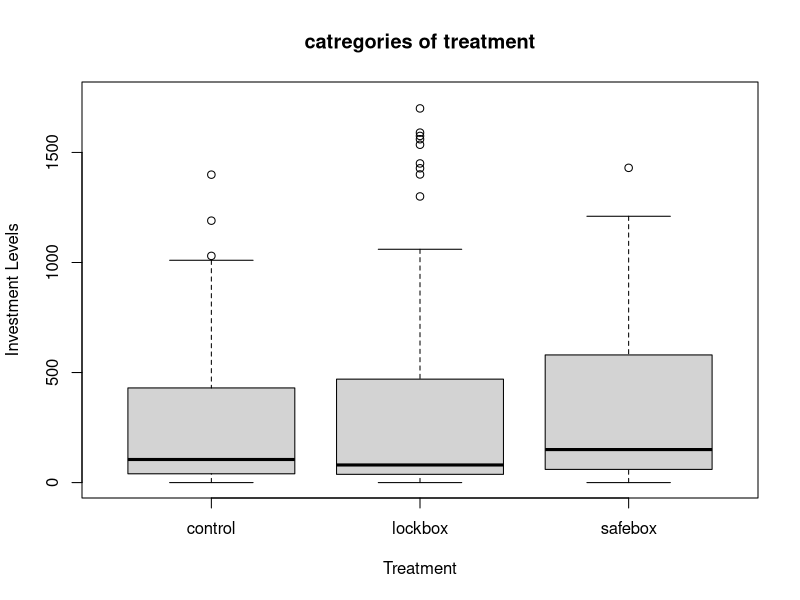
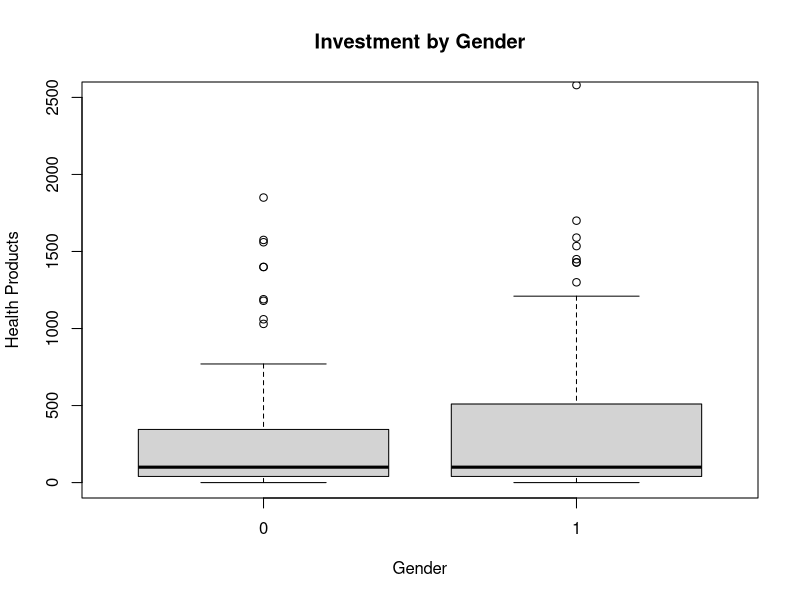
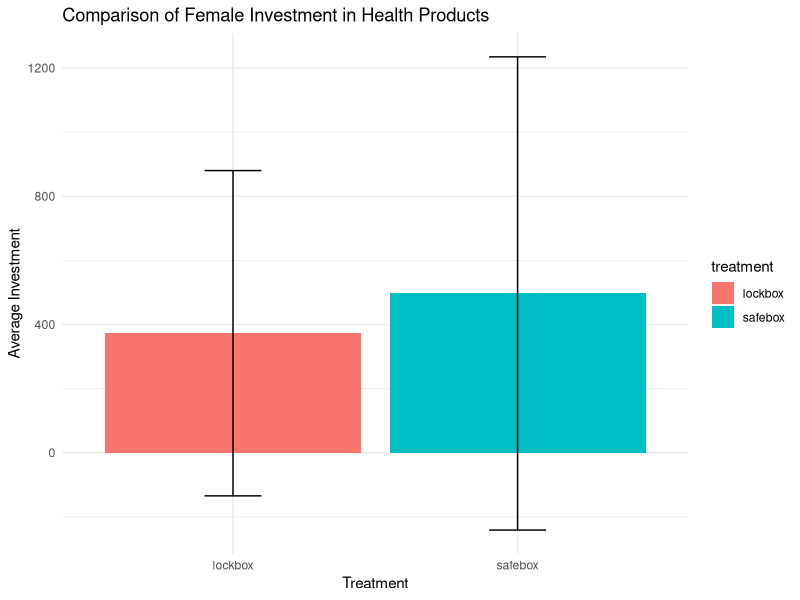
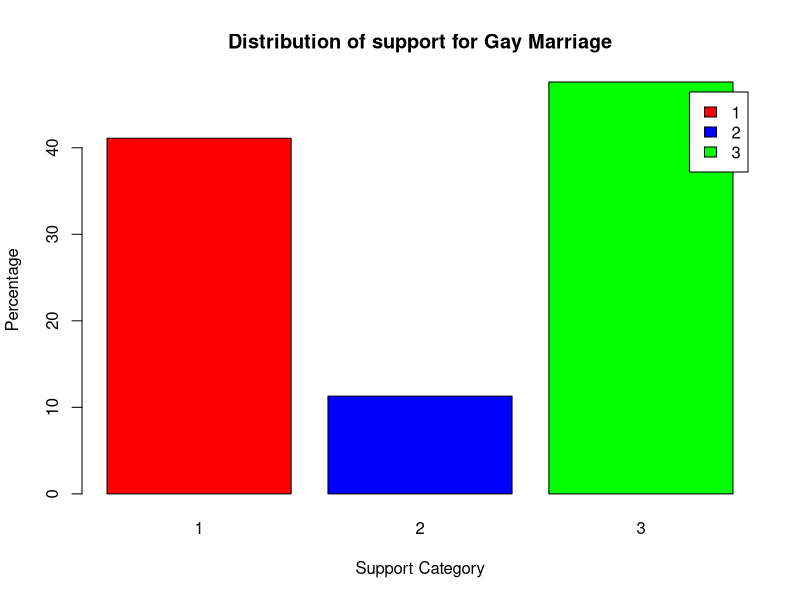
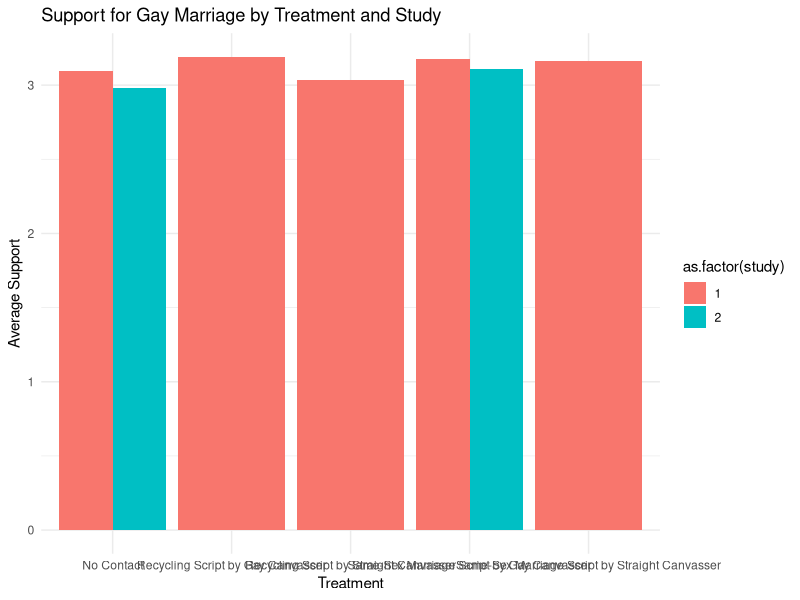
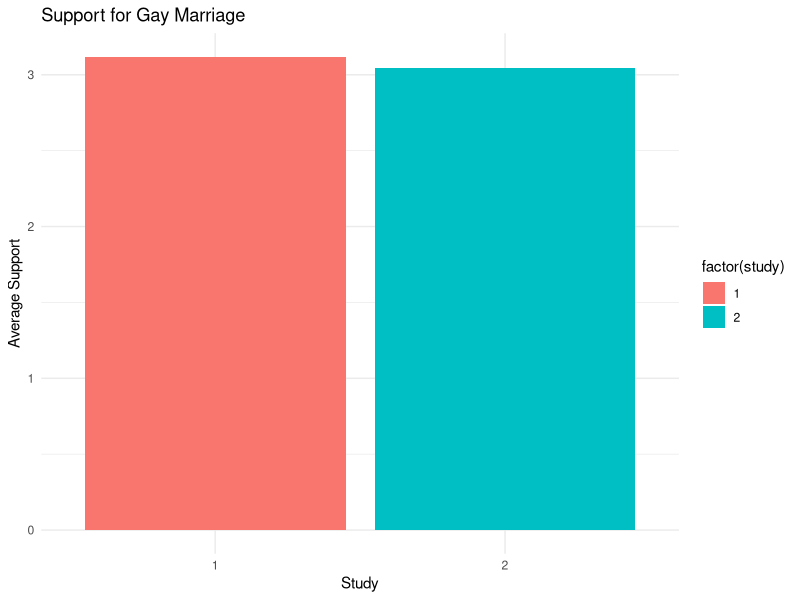
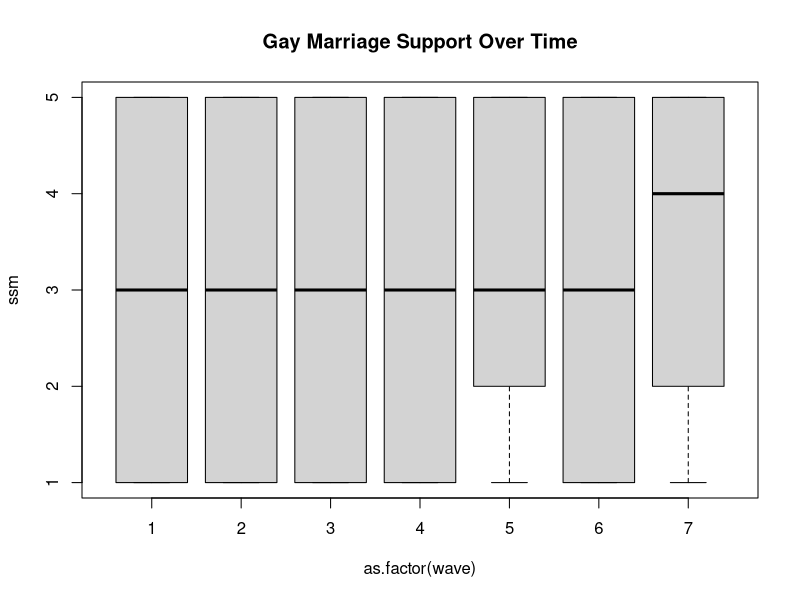

Write R code to recreate these figures, in order.
##CODING SAMPLE
##Shristi Rai

install.packages("tidyverse")
library(tidyverse)
##Part I: Health Saving Experiment

rosca120123 <- read.csv("rosca120123.csv")

## 1. 

##H0: There is no difference in the investment of health products between the locked box and safe box respondents 
##H1: There is a difference in the investment of health products between the locked box and safe box respondents

tapply(rosca120123$fol2_amtinvest, rosca120123$treatment, mean, na.rm = T)

boxplot(rosca120123$fol2_amtinvest ~ rosca120123$treatment, 
        main = "catregories of treatment", 
        ylab= "Investment Levels", 
        xlab= "Treatment", 
        ylim= c(0, 1750))
        
## Results:The boxplot shows that the mean investment level in the locked box group is lower than the mean investment level in the secure box group. 
##Furthermore, the locked box group shows a lower standard deviation, indicating that investment amounts are less variable within this group. 
##It may be concluded that the experiment indicated a statistically significant difference in health product investment between the two groups. 
##The safe box group, in particular, has a higher mean investment level.
##As a result, the experiment provides support to the alternative hypothesis (H1), 
##implying that getting a safe box rather than a locked box has a significant influence on spending in health items.

## 2  

##H0: There is no difference between investment among male and female in health products
##H1: There is a difference between investment among male and female in health products 

boxplot(rosca120123$fol2_amtinvest ~ rosca120123$bg_female, 
        main = "Investment by Gender",
        ylab = "Health Products",
        xlab = "Gender",
        ylim = c(0,2500))

tapply(rosca120123$fol2_amtinvest, rosca120123$bg_female, mean, na.rm = T)

## 0= Male, 1= Female

t.test(rosca120123$fol2_amtinvest[rosca120123$bg_female == 0],
       rosca120123$fol2_amtinvest[rosca120123$bg_female == 1])

##Results: There are gender differences in the distribution of investment to health products. 
##The t-test results show a statistically significant difference in average expenditure on health goods between female and male individuals. 
##The graph shows that the average investment among female participants exceeds that of their male counterparts. 
##On average, female participants are more likely than male participants to invest in health products.

## 3.

##H0: Recieving a safebox has an effect on female investment on health products copmared to receiving a lockbox.
##H1:Receiving a safebox does not have any effect on female investement compared to receiving a lockbox

library(dplyr)
library(ggplot2)

data <- read.csv("rosca120123.csv")

data <- data %>%
  filter(treatment != "control" & fol2_amtinvest != 0)

summary_stats <- data %>%
  filter(bg_female == 1) %>%
  group_by(treatment) %>%
  summarise(mean_investment = mean(fol2_amtinvest),
            sd_investment = sd(fol2_amtinvest),
            n = n())

anova_result <- aov(fol2_amtinvest ~ treatment + bg_female, data = data)
summary(anova_result)

female_investment_plot <- ggplot(summary_stats, aes(x = treatment, y = mean_investment, fill = treatment)) +
  geom_bar(stat = "identity", position = position_dodge()) +
  geom_errorbar(aes(ymin = mean_investment - sd_investment, ymax = mean_investment + sd_investment),
                width = 0.2, position = position_dodge(0.9)) +
  labs(title = "Comparison of Female Investment in Health Products",
       x = "Treatment",
       y = "Average Investment") +
  theme_minimal()

print(female_investment_plot)

##Results: There is a divergence in the effects of the treatments based on the observed impact of the treatments (safebox and locked box) and the variable indicating whether the subject is female. 
##The ANOVA results lead us to reject the null hypothesis, implying that there is no significant difference in female investment when the effects of the safebox and the locked box are compared. 
##The female investment plot, which shows that the average investment for both safebox and locked box treatments is substantially comparable, supports this result. 
##Receiving either a safebox or a locked box does not appear to have a substantial impact on female investment in health items.

## 4. 

library(lme4)

lmer_model <- lmer(fol2_amtinvest ~ treatment * bg_female + (1 | treatment), data = data)
summary(lmer_model)

##Results: the variable "treatment" receives more considerable support than "gender." 
##"treatment" variable outperforms "gender," indicating a statistically significant positive influence on the dependent variable
##the absence of statistical significance in the interaction effect shows that the effects of "treatment" and "gender" are constant across levels of the dependent variable

##Part II: Contact Theory Experiment 

##  1.

library(dplyr)
gay_marriage_data <- read.csv("gay.csv")

gay_marriage_data <- mutate(gay_marriage_data, ssm_cat = ifelse(ssm <= 2, 1,
                                                                ifelse(ssm == 3, 2, 3)))

category_counts <- table(gay_marriage_data$ssm_cat)

category_percentages <- round(100 * category_counts / sum(category_counts), 1)
barplot(category_percentages, main = "Distribution of support for Gay Marriage",
        xlab = "Support Category", ylab = "Percentage", 
        col = c("red", "blue", "green"), legend = rownames(category_percentages))

## 2. 

##Hypotheses

##H0= Same sex marriage script does not increase support for gay marriage
##H1= Same sex marriage script increases support for gay marriage

##H0= Gay Canvasser does not increase support for gay marriage
##H1= Gay canvasser increases support for gay marriage 

library(dplyr)
library(tidyverse)

data <- read_csv("gay.csv")

gay_marriage_data %>%
  group_by(treatment) %>%
  summarize(percentage_support = mean(ssm %in% c("4","5")) * 100)

## Results: The same-sex marriage script by a gay canvasser did not significantly increase support for gay marriage when compared to using the script by a ga canvasser. 
##Nonetheless, in comparison to the gay canvasser, the gay canvasser significantly increases support for gay marriage.

## 3

gay_marriage_data %>%
  mutate(diff_support = mean(ssm) - mean(ssm[study == "1 No Contact"])) %>%
  select(treatment, study, diff_support)

summary_stats <- gay_marriage_data %>%
  group_by(treatment, study) %>%
  summarize(avg_support = mean(ssm))

ggplot(summary_stats, aes(x = treatment, y = avg_support, fill = as.factor(study))) +
  geom_bar(stat = "identity", position = "dodge") +
  labs(title = "Support for Gay Marriage by Treatment and Study",
       x = "Treatment",
       y = "Average Support") +
  theme_minimal()

##Results:Including a gay canvasser in a recycling script or a same-sex marriage screenplay successfully increases support for gay marriage. 
##This effect is more noticeable in the recycling script than in the same-sex marriage script.
## The significance of the message surpasses that of the messenger. 
##This is evident in the greater difference in support for gay marriage with a gay canvasser in the same-sex marriage script compared to the control group. 


## 4

support_by_study <- gay_marriage_data %>%
  group_by(study) %>%
  summarize(avg_support = mean(ssm, na.rm = TRUE))

ggplot(support_by_study, aes(x = factor(study), y = avg_support, fill = factor(study))) +
  geom_bar(stat = "identity", position = "dodge") +
  labs(title = "Support for Gay Marriage",
       x = "Study",
       y = "Average Support") +
  theme_minimal()

aov(ssm ~ as.factor(wave), data = gay_marriage_data)

boxplot(ssm ~ as.factor(wave), data = gay_marriage_data, main = "Gay Marriage Support Over Time")

##Results: The ANOVA results show a significant shift in support for gay marriage across time periods (F(4, 475) = 31.37, p 0.001). 
##This suggests a constant and significant increase in support for gay marriage throughout the years. 
##The boxplot emphasizes this growing support, which is visible in the plot's rightward tendency over time.
